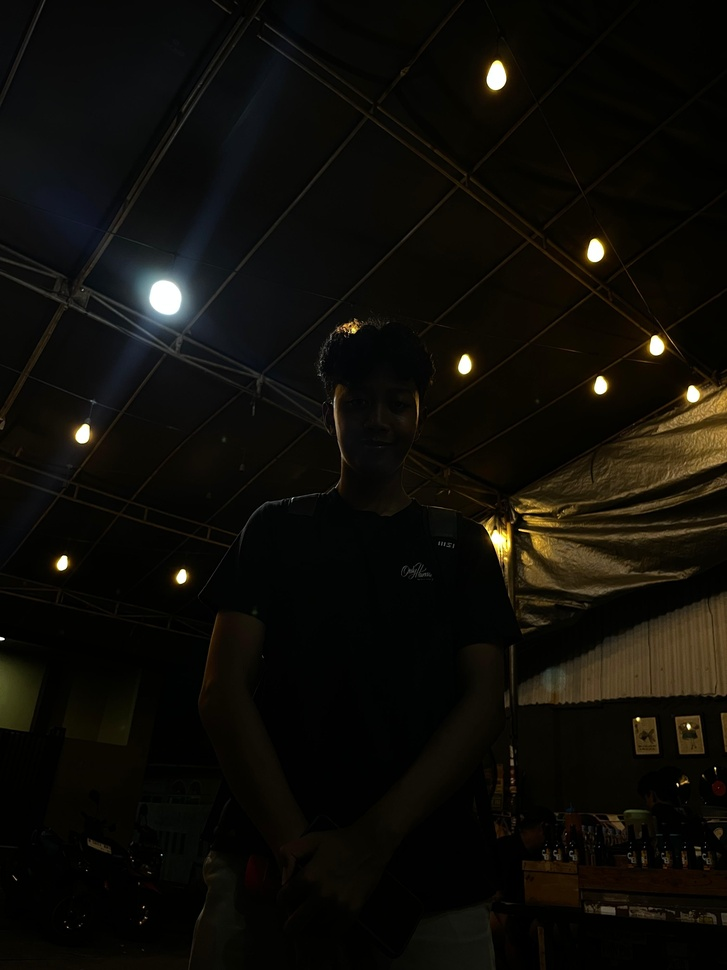
#> input picture UTS PCD/wa.jpg, 727 x 970 px, shrunk from 3024 x 4032 before the run
$ jupyter execute 'UTS no 3.ipynb'
#> lines starting #> are read from the running program, lines starting #| are printed output that depends on the picture
[cell 1]
import cv2
import numpy as np
import matplotlib.pyplot as plt

# Muat gambar yang telah diunggah
image_path = "wa.jpg"  # Path gambar yang telah diupload
image = cv2.imread(image_path)
#> image is the input picture: shape (970, 727, 3); mean B, G, R 8.2, 13, 14.6

# Mengubah gambar menjadi grayscale
gray_image = cv2.cvtColor(image, cv2.COLOR_BGR2GRAY)
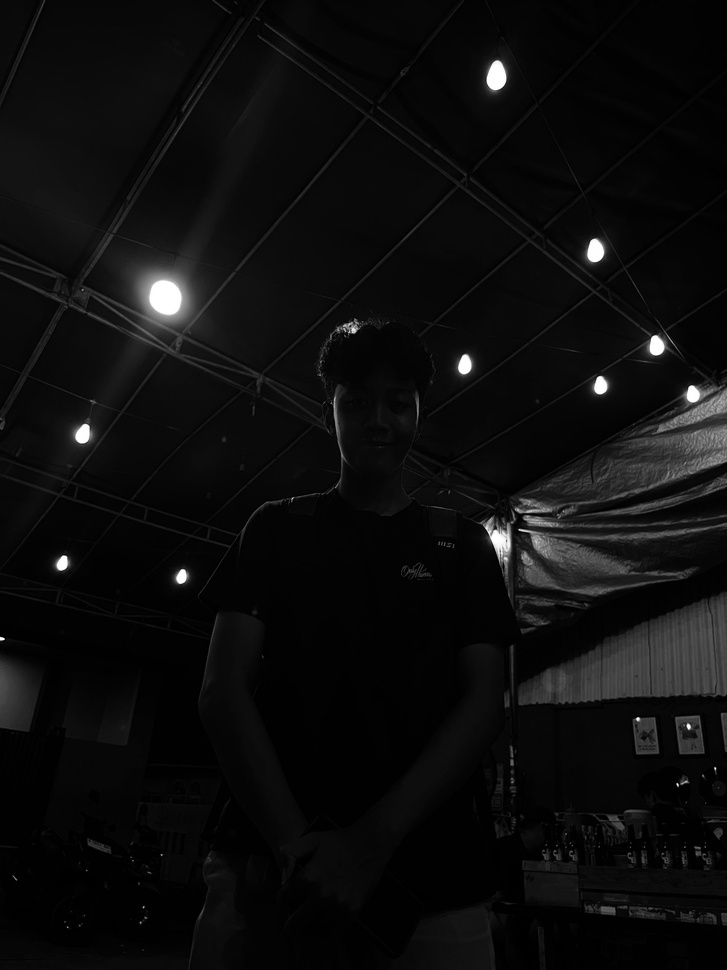
#> gray_image: shape (970, 727); min 0, max 255, mean 12.9

# Meningkatkan kecerahan dengan menambahkan konstanta pada citra grayscale
brightened_image = cv2.convertScaleAbs(gray_image, alpha=1.5, beta=50)  # Meningkatkan kecerahan dengan alpha=1.5 dan beta=50
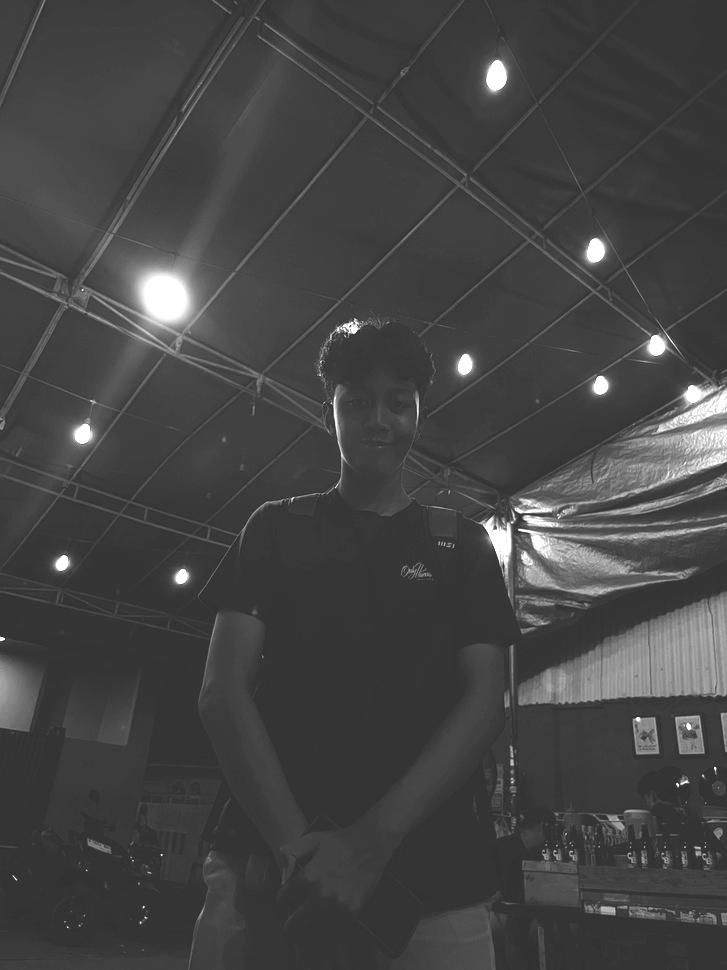
#> brightened_image: shape (970, 727); min 50, max 255, mean 68.6

# Meningkatkan kontras gambar yang telah dipercepat kecerahannya
brightened_and_contrasted_image = cv2.convertScaleAbs(brightened_image, alpha=2, beta=50)  # Meningkatkan kontras dengan alpha=2
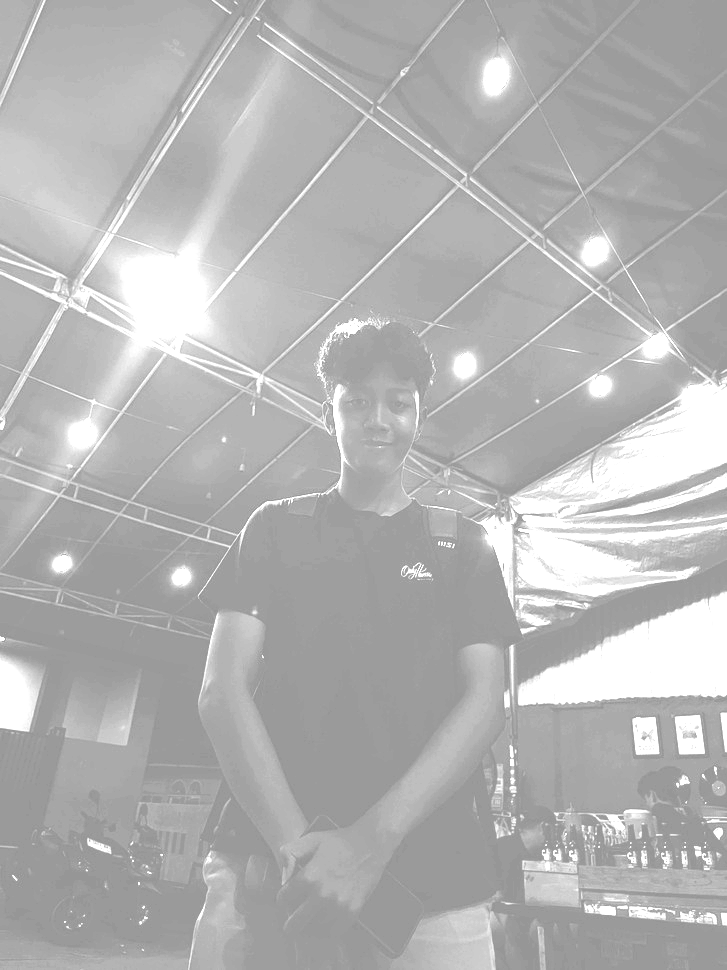
#> brightened_and_contrasted_image: shape (970, 727); min 150, max 255, mean 179.7

# Menampilkan 4 gambar (Asli, Grayscale, Diperbesar Kecerahannya, Diperbesar Kecerahannya & Kontrasnya)
fig, axes = plt.subplots(2, 2, figsize=(10, 10))

# Gambar Asli
axes[0, 0].imshow(cv2.cvtColor(image, cv2.COLOR_BGR2RGB))
axes[0, 0].set_title('Gambar Asli')
axes[0, 0].axis('off')

# Gambar Grayscale
axes[0, 1].imshow(gray_image, cmap='gray')
axes[0, 1].set_title('Gambar Grayscale')
axes[0, 1].axis('off')

# Gambar Grayscale yang Diperbesar Kecerahannya (alpha=1.5, beta=50)
axes[1, 0].imshow(brightened_image, cmap='gray')
axes[1, 0].set_title('Gambar Dipercerah (alpha=1.5, beta=50)')
axes[1, 0].axis('off')

# Gambar Grayscale yang Diperbesar Kecerahannya dan Diperkontras (alpha=2)
axes[1, 1].imshow(brightened_and_contrasted_image, cmap='gray')
axes[1, 1].set_title('Gambar Dipercerah & Diperkontras (alpha=2)')
axes[1, 1].axis('off')

# Menampilkan semua gambar
plt.tight_layout()
plt.show()
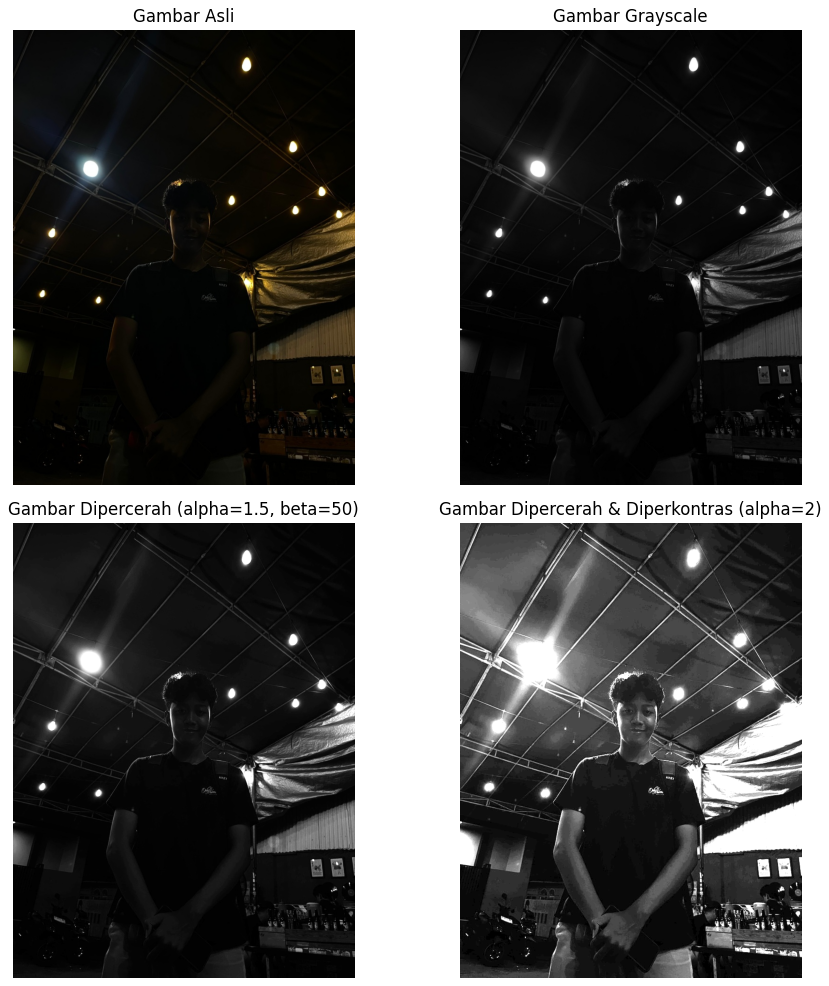
#> figure drawn by matplotlib, 4 panels


#Fakhliq Ainul Yaqin 202331329
